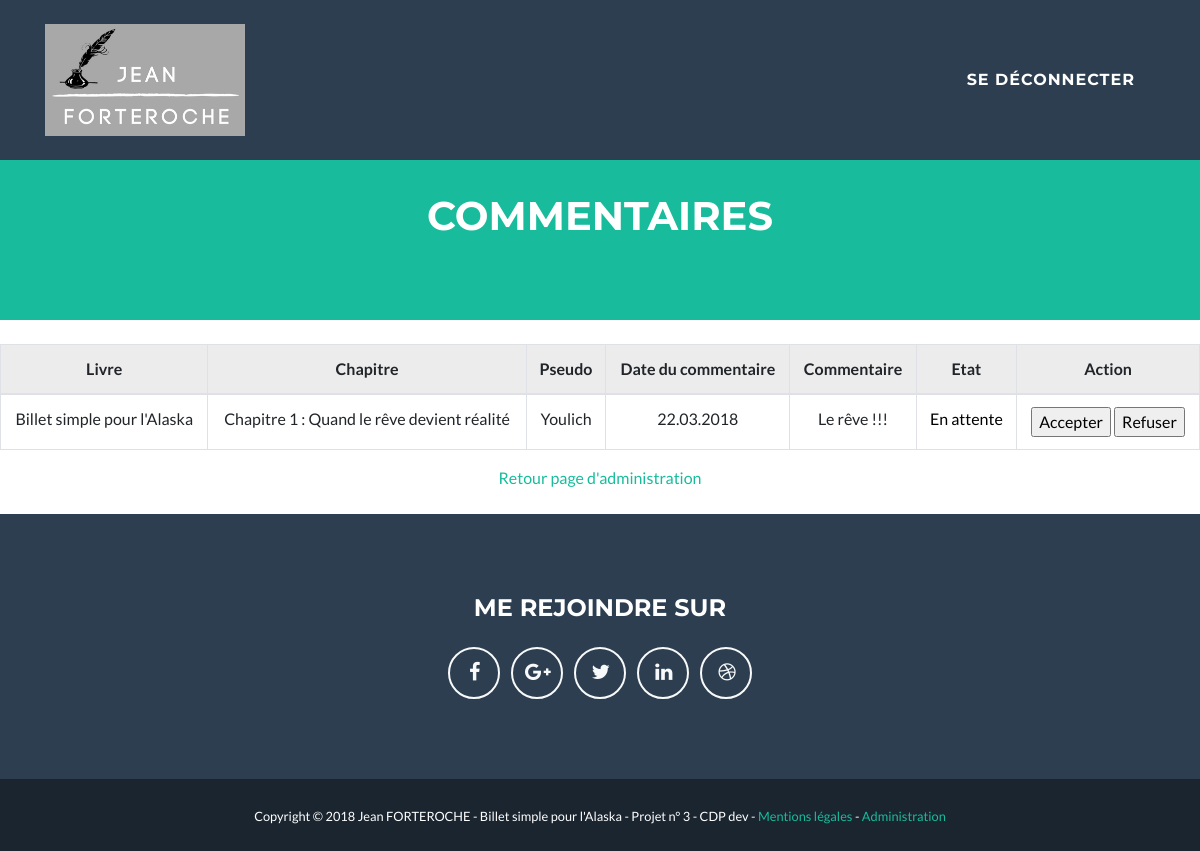
Page /index.php?action=listComments (signed in) on the earlier database version.
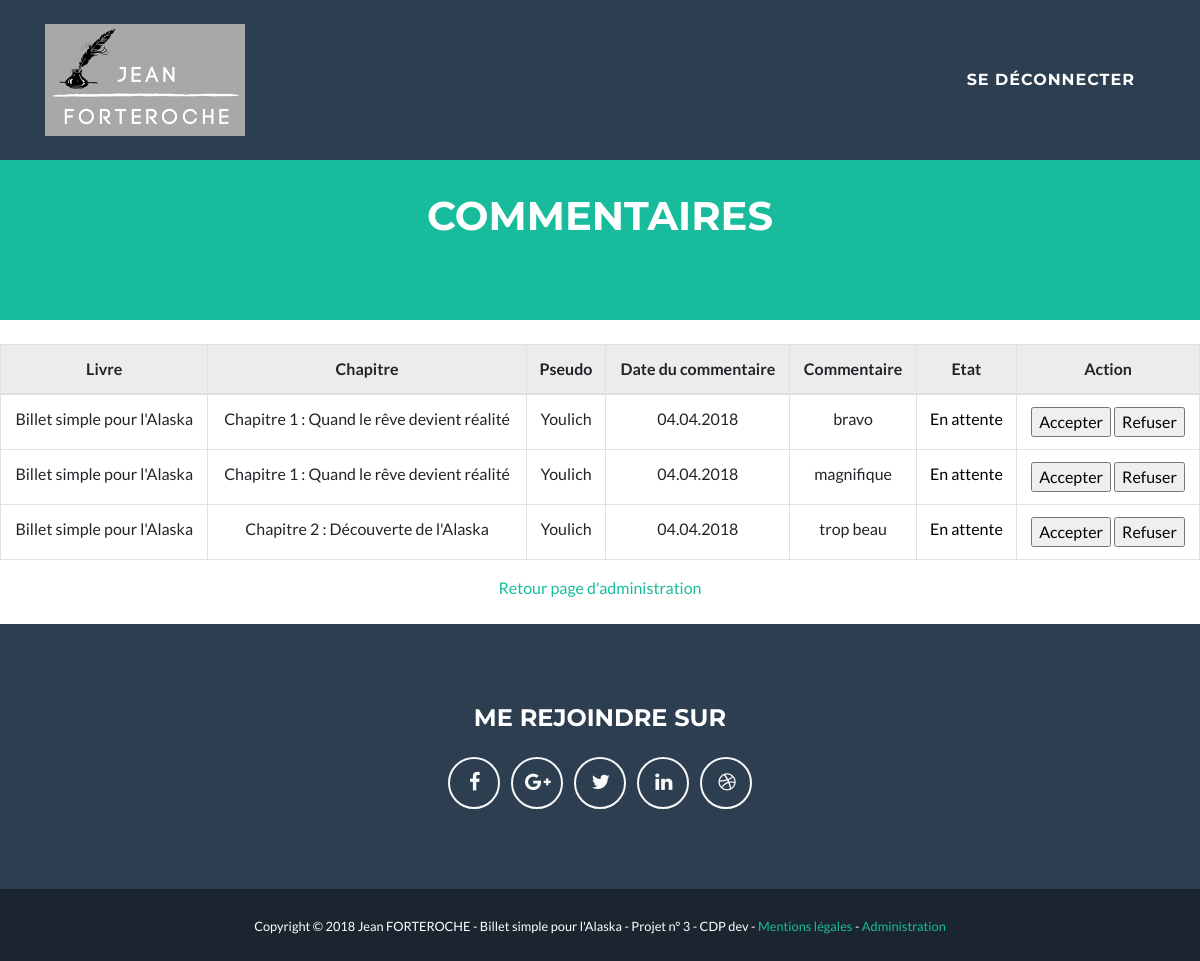
Same page on the later database version.
### tables this page shows
CREATE TABLE IF NOT EXISTS `books` (
  `id` int(11) NOT NULL AUTO_INCREMENT,
  `title` varchar(255) NOT NULL,
  PRIMARY KEY (`id`)
);

CREATE TABLE IF NOT EXISTS `comments` (
  `id` int(11) NOT NULL AUTO_INCREMENT,
  `comment` text NOT NULL,
  `commentDate` datetime NOT NULL,
  `chapterId` int(11) NOT NULL,
  `membreId` int(11) NOT NULL,
  `membrePseudo` varchar(255) NOT NULL,
  `statut` enum('En attente','Valide','Refus','Alerte') NOT NULL,
  PRIMARY KEY (`id`)
);

CREATE TABLE IF NOT EXISTS `chapters` (
  `id` int(11) NOT NULL AUTO_INCREMENT,
  `chapterDate` date DEFAULT NULL,
  `title` varchar(255) DEFAULT NULL,
  `content` text,
  `resum` text,
  `image` varchar(1000) DEFAULT NULL,
  `nbcomms` int(11) DEFAULT NULL,
  `bookId` int(11) DEFAULT NULL,
  PRIMARY KEY (`id`)
);

### controler/Backend.php (called while the page is built, shortened)
<?php
require_once('Autoload.php');
Class Backend
{
    public function listComments()
    {
        $commentManager = new CommentManager();
        $comments = $commentManager->getComments();
        require('view/backend/listCommentsView.php');
    }
}

### index.php (called while the page is built, shortened)
<?php
require_once("controler/Autoload.php");
$router = new \router\Router();
$router->diriger();

### model/CommentManager.php (called while the page is built, shortened)
<?php
class CommentManager extends DbConnect
{
    public function getComments()
    {
        $comments = array();
        $db = $this->dbConnect();
        $req = $db->prepare('SELECT * FROM comments ORDER BY statut DESC');
        $req->execute(array());
        while ($data = $req->fetch()) {
            $comment = new Comment();
            $comment->hydrate($data);
            $comments[] = $comment;
            $chapterManager = new ChapterManager();
            $chapter = $chapterManager->getChapter($comment->getChapterId());
            $bookManager = new BooksManager();
            $book = $bookManager->getBook($chapter->getBookId());
        }
        return $comments;
    }
}

### controler/Autoload.php (called while the page is built, shortened)
<?php
class Autoload
{
    static function chargerClass($class)
    {
        $file = str_replace('\\','/',$class);
        $file = ltrim($file,'/');
    }
}

### entity/Comment.php (called while the page is built, shortened)
<?php
class Comment
{
    private $id;
    private $comment;
    private $commentDate;
    private $membrePseudo;
    private $statut;
    private $chapter;
    private $book;
    public function hydrate(array $donnees)
    {
        foreach ($donnees as $key => $value)
        {
            $method = 'set'.ucfirst($key);
        }
    }
    public function getStatut ()
    {
        return $this->statut;
    }
    public function setStatut ($statut)
    {
        $this->statut = $statut;
    }
    public function getId ()
    {
        return $this->id;
    }
    public function setId ($id)
    {
        $this->id = $id;
    }
    public function getComment ()
    {
        return $this->comment;
    }
    public function setComment ($comment)
    {
        $this->comment = $comment;
    }
    public function getCommentDate()
    {
        return $this->commentDate;
    }
    public function setCommentDate ($commentDate)
    {
        $this->commentDate = $commentDate;
    }
    public function getMembrePseudo()
    {
        return $this->membrePseudo;
    }
    public function setMembrePseudo ($membrePseudo)
    {
        $this->membrePseudo = $membrePseudo;
    }
    public function getChapter ()
    {
        return $this->chapter;
    }
    public function setChapter ($chapter)
    {
        $this->chapter = $chapter;
    }
    public function getBook ()
    {
        return $this->book;
    }
    public function setBook ($book)
    {
        $this->book = $book;
    }
}

### model/ChapterManager.php (called while the page is built, shortened)
<?php
class ChapterManager extends DbConnect
{
    public function getChapter ($chapterId)
    {
        $db = $this->dbConnect();
        $req = $db->prepare('SELECT id, title, resum, bookId, content, image,  DATE_FORMAT(chapterDate, \'%d/%m/%Y / %HH%imin\') AS chapterDatefr FROM chapters WHERE id = ?');
        $req->execute(array($chapterId));
        while ($data = $req->fetch()) {
            $chapterselect = new Chapter();
            $chapterselect->hydrate($data);
        }
        return $chapterselect;
    }
}

### entity/Chapter.php (called while the page is built, shortened)
<?php
class Chapter
{
    private $title;
    public function hydrate(array $donnees)
    {
        foreach ($donnees as $key => $value)
        {
            $method = 'set'.ucfirst($key);
        }
    }
    public function getTitle()
    {
        return $this->title;
    }
    public function setTitle($title)
    {
        $this->title = $title;
    }
}

### model/BooksManager.php (called while the page is built, shortened)
<?php
class BooksManager extends DbConnect
{
    public function getBook($Id)
    {
        $db = $this->dbConnect();
        $req = $db->prepare('SELECT * FROM books WHERE id = ?');
        $req->execute(array($Id));
        while ($data = $req->fetch()) {
            $book = new Books();
            $book->hydrate($data);
        }
        return $book;
    }
}

### entity/Books.php (called while the page is built, shortened)
<?php
class Books
{
 private $title;
    public function hydrate(array $donnees)
    {
        foreach ($donnees as $key => $value)
        {
            $method = 'set'.ucfirst($key);
        }
    }
    public function getTitle ()
    {
        return $this->title;
    }
    public function setTitle ($title)
    {
        $this->title = $title;
    }
}

### view/backend/listCommentsView.php (the view, shortened to what the rows shown need)
<!DOCTYPE html>
<html lang="fr">
<?php require('HeaderAdmin.php');?>
<header class="bg-primary text-white">
    <div class="container text-center">
        <br/><br/><br/>
        <h1>Commentaires</h1>
        <br/><br/><br/>
    </div>
</header>
<body class="top">
<br/>
<table class="table table-bordered text-center">
    <thead class="thead table-active">
    <tr>
        <th>Livre</th>
        <th>Chapitre</th>
        <th>Pseudo</th>
        <th>Date du commentaire</th>
        <th>Commentaire</th>
        <th>Etat</th>
        <th colspan="2">Action</th>
    </tr>
    </thead>
    <tbody>
<?php
foreach ($comments as $comment)
{
    ?>
            <tr>
                <td>
                    <?php echo $comment->getBook()->getTitle(); ?>
                    </td>
                <td>
                    <?php echo $comment->getChapter()->getTitle(); ?>
                </td>
               <td>
                   <?php echo $comment->getMembrePseudo();?>
               </td>
                <td>
                    <?php $date = date_create($comment->getCommentDate());
                          echo date_format($date,'d.m.Y'); ?>
                </td>
                <td>
                    <?php echo $comment->getComment(); ?>
                </td>
                    <?php $statut = $comment->getStatut();
                    if ($statut == 'Alerte') { ?>
                     <td style="color :red;">
                    <?php echo $comment->getStatut(); ?>
                </td> <?php } else { ?>
                        <td style="color :black;">
                    <?php echo $comment->getStatut(); ?>
                        </td> <?php
                    } ?>
                <td>
                    <a href="index.php?action=approved&amp;id=<?php echo $comment->getId(); ?>"><input type="button" value="Accepter"></a>
                    <a href="index.php?action=refused&amp;id=<?php echo $comment->getId(); ?>"><input type="button" value="Refuser">
                </td>
            </tr>
    <?php
}
?>
</tbody>
</table>
<br/>
</body>
<?php include('view/frontend/Footer.php');?>
</html>

Differences in the rows shown:
removed comments: $comment->getBook()->getTitle() "Billet simple pour l'Alaska", chapterId.title "Chapitre 1 : Quand le rêve devient réalité", membrePseudo "Youlich", commentDate "22.03.2018", comment "Le rêve !!!", statut "En attente"
added comments: $comment->getBook()->getTitle() "Billet simple pour l'Alaska", chapterId.title "Chapitre 1 : Quand le rêve devient réalité", membrePseudo "Youlich", commentDate "04.04.2018", comment "bravo", statut "En attente"
added comments: $comment->getBook()->getTitle() "Billet simple pour l'Alaska", chapterId.title "Chapitre 1 : Quand le rêve devient réalité", membrePseudo "Youlich", commentDate "04.04.2018", comment "magnifique", statut "En attente"
added comments: $comment->getBook()->getTitle() "Billet simple pour l'Alaska", chapterId.title "Chapitre 2 : Découverte de l'Alaska", membrePseudo "Youlich", commentDate "04.04.2018", comment "trop beau", statut "En attente"
